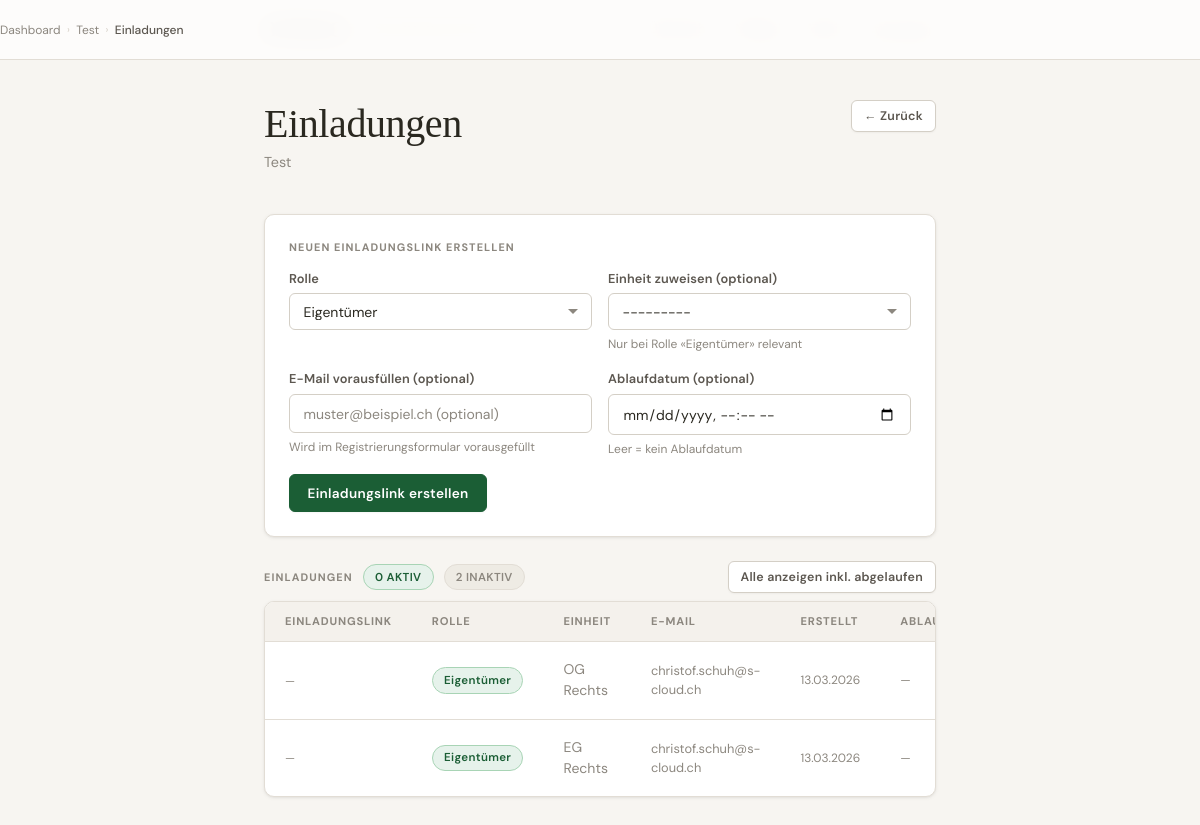
/community/1/einladungen/ (signed in), run on the app's committed database.
### voting/models.py (models this page shows, shortened)
class Community(models.Model):
    name       = models.CharField(max_length=200)
    address    = models.TextField()
    created_at = models.DateTimeField(auto_now_add=True)
    created_by = models.ForeignKey(
        User, on_delete=models.SET_NULL, null=True, blank=True,
        related_name='created_communities',
    )
    quorum = models.DecimalField(
        max_digits=5, decimal_places=1, default=Decimal('0'),
        verbose_name="Quorum (‰)",
        help_text="Mindest-Beteiligung in Wertquoten ‰ für gültige Abstimmung (0 = kein Quorum)",
    )
    def is_admin(self, user):
        return (
            self.created_by == user
            or user.is_staff
            or self.memberships.filter(
                user=user, role=CommunityMembership.Role.MANAGER
            ).exists()
        )
    class Meta:
        verbose_name        = "Gemeinschaft"
        verbose_name_plural = "Gemeinschaften"

class InviteToken(models.Model):
    class Role(models.TextChoices):
        OWNER   = 'owner',   'Eigentümer'
        MANAGER = 'manager', 'Verwalter'
        BOARD   = 'board',   'Beirat'
    community = models.ForeignKey(
        Community, on_delete=models.CASCADE, related_name='invite_tokens',
    )
    token = models.UUIDField(default=uuid.uuid4, unique=True, editable=False)
    email = models.EmailField(
        blank=True,
        help_text="Optional: E-Mail-Adresse vorausfüllen",
    )
    unit = models.ForeignKey(
        Unit, on_delete=models.SET_NULL, null=True, blank=True,
        related_name='invite_tokens',
        help_text="Optional: Einheit automatisch zuweisen (nur bei Rolle Eigentümer)",
    )
    role = models.CharField(max_length=10, choices=Role.choices, default=Role.OWNER)
    created_by = models.ForeignKey(
        User, on_delete=models.SET_NULL, null=True,
        related_name='created_invites',
    )
    created_at = models.DateTimeField(auto_now_add=True)
    expires_at = models.DateTimeField(
        null=True, blank=True,
        help_text="Leer = kein Ablaufdatum",
    )
    used_at = models.DateTimeField(null=True, blank=True)
    used_by = models.ForeignKey(
        User, on_delete=models.SET_NULL, null=True, blank=True,
        related_name='used_invites',
    )
    is_active = models.BooleanField(default=True, help_text="Deaktivieren = Link sofort ungültig")
    class Meta:
        verbose_name        = "Einladung"
        verbose_name_plural = "Einladungen"
        ordering            = ['-created_at']

class Unit(models.Model):
    community   = models.ForeignKey(Community, on_delete=models.CASCADE, related_name='units')
    owner       = models.ForeignKey(
        User, on_delete=models.SET_NULL, null=True, blank=True,
        related_name='units',
    )
    unit_number = models.CharField(max_length=20, verbose_name="Einheitsnummer")
    description = models.CharField(max_length=200, blank=True)
    quota       = models.DecimalField(max_digits=6, decimal_places=1, verbose_name="Wertquote (‰)")
    class Meta:
        verbose_name        = "Einheit"
        verbose_name_plural = "Einheiten"
        ordering            = ['unit_number']

### voting/views.py (the view)
@login_required
def invite_manage(request, community_id):
    community = get_object_or_404(Community, id=community_id)
    if not community.is_admin(request.user):
        messages.error(request, "Keine Berechtigung.")
        return redirect('voting:dashboard')
    if request.method == 'POST':
        form = InviteTokenForm(request.POST, community=community)
        if form.is_valid():
            token            = form.save(commit=False)
            token.community  = community
            token.created_by = request.user
            token.save()
            messages.success(request, "Einladungslink erstellt.")
            return redirect('voting:invite_manage', community_id=community_id)
    else:
        form = InviteTokenForm(community=community)
    show_all = request.GET.get('show_all') == '1'
    tokens   = community.invite_tokens.select_related('unit', 'used_by', 'created_by')
    if not show_all:
        tokens = tokens.filter(is_active=True)
    tokens = tokens.order_by('-created_at')
    active_count   = community.invite_tokens.filter(is_active=True, used_at__isnull=True).count()
    inactive_count = community.invite_tokens.exclude(is_active=True, used_at__isnull=True).count()
    return render(request, 'voting/invite_manage.html', {
        'community':      community,
        'form':           form,
        'tokens':         tokens,
        'show_all':       show_all,
        'active_count':   active_count,
        'inactive_count': inactive_count,
    })

### voting/templates/voting/invite_manage.html (shortened to what this page needs)
{% extends "voting/base.html" %}
{% block content %}
<nav class="breadcrumb">
    <a href="{% url 'voting:dashboard' %}">Dashboard</a>
    <span class="breadcrumb-sep">›</span>
    <a href="{% url 'voting:proposal_list' community.id %}">{{ community.name }}</a>
    <span class="breadcrumb-sep">›</span>
    <span class="breadcrumb-current">Einladungen</span>
</nav>
<div class="page-header flex-between">
    <div>
        <h1>Einladungen</h1>
        <p>{{ community.name }}</p>
    </div>
    <a href="{% url 'voting:proposal_list' community.id %}" class="btn btn-outline btn-sm">← Zurück</a>
</div>
<div class="card">
    <div class="section-label">Neuen Einladungslink erstellen</div>
    <form method="post" action="">
        <div class="grid-2 mb-md">
            <div class="form-group form-group--flush">
                <label>{{ form.role.label }}</label>
                {{ form.role }}
            </div>
            <div class="form-group form-group--flush">
                <label>{{ form.unit.label }}</label>
                {{ form.unit }}
                <span class="form-hint">Nur bei Rolle «Eigentümer» relevant</span>
            </div>
        </div>
        <div class="grid-2 mb-md">
            <div class="form-group form-group--flush">
                <label>{{ form.email.label }}</label>
                {{ form.email }}
                <span class="form-hint">Wird im Registrierungsformular vorausgefüllt</span>
            </div>
            <div class="form-group form-group--flush">
                <label>{{ form.expires_at.label }}</label>
                {{ form.expires_at }}
                <span class="form-hint">Leer = kein Ablaufdatum</span>
            </div>
        </div>
        <button type="submit" class="btn btn-primary">Einladungslink erstellen</button>
    </form>
</div>
<div class="flex-between items-center mb-sm mt-lg">
    <div class="section-label" style="margin-bottom:0;">
        Einladungen
        <span class="badge badge-open ml-sm">{{ active_count }} aktiv</span>
        {% if inactive_count %}
        <span class="badge badge-closed ml-sm">{{ inactive_count }} inaktiv</span>
        {% endif %}
    </div>
    <div>
        {% if show_all %}
        <a href="?" class="btn btn-outline btn-sm">Nur aktive anzeigen</a>
        {% else %}
        <a href="?show_all=1" class="btn btn-outline btn-sm">Alle anzeigen inkl. abgelaufen</a>
        {% endif %}
    </div>
</div>
{% if tokens %}
<div class="table-card">
    <table>
        <thead>
            <tr>
                <th>Einladungslink</th>
                <th>Rolle</th>
                <th>Einheit</th>
                <th>E-Mail</th>
                <th>Erstellt</th>
                <th>Ablauf</th>
            </tr>
        </thead>
        <tbody>
        {% for token in tokens %}
        <tr>
            <td>
                {% if not token.used_by and not token.is_expired and token.is_active %}
                <div class="flex items-center gap-sm">
                    <code class="text-xs" style="max-width:160px;overflow:hidden;text-overflow:ellipsis;white-space:nowrap;display:block;"
                          title="{{ request.scheme }}://{{ request.get_host }}{% url 'voting:invite_register' token.token %}">
                        …/{{ token.token|stringformat:"s"|slice:"-8:" }}
                    </code>
                    <button class="btn-copy"
                            data-url="{{ request.scheme }}://{{ request.get_host }}{% url 'voting:invite_register' token.token %}"
                            onclick="copyInviteLink(this)"
                            title="Link in Zwischenablage kopieren">
                        📋 Kopieren
                    </button>
                </div>
                {% else %}
                <span class="text-muted text-xs">—</span>
                {% endif %}
            </td>
            <td>
                {% if token.role == 'owner' %}
                    <span class="badge badge--owner">Eigentümer</span>
                {% elif token.role == 'manager' %}
                    <span class="badge badge--manager">Verwalter</span>
                {% else %}
                    <span class="badge badge-pending">Beirat</span>
                {% endif %}
            </td>
            <td class="td-muted">{{ token.unit.unit_number|default:"—" }}</td>
            <td class="td-muted td-sm">{{ token.email|default:"—" }}</td>
            <td class="td-muted td-xs">{{ token.created_at|date:"d.m.Y" }}</td>
            <td class="td-muted td-xs">{{ token.expires_at|date:"d.m.Y"|default:"—" }}</td>
        </tr>
        {% endfor %}
        </tbody>
    </table>
</div>
{% endif %}
{% endblock %}

### data on the page
Community: name "Test"
InviteToken: role "Eigentümer", unit.unit_number "OG Rechts", email "christof.schuh@s-cloud.ch", created_at "13.03.2026", expires_at "—"
InviteToken: role "Eigentümer", unit.unit_number "EG Rechts", email "christof.schuh@s-cloud.ch", created_at "13.03.2026", expires_at "—"

### other printed values
{{ active_count }} "0"
{{ inactive_count }} "2"
